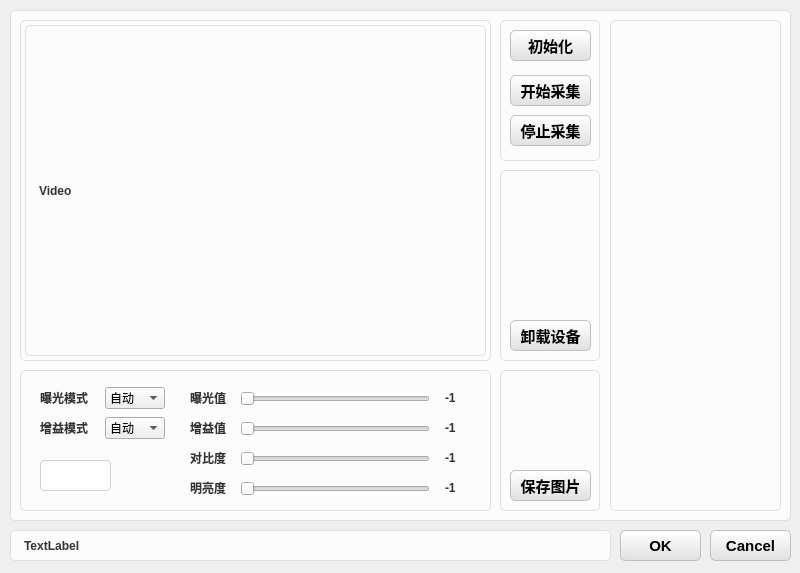
<?xml version="1.0" encoding="UTF-8"?>
<ui version="4.0">
 <class>VisionDialog</class>
 <widget class="QDialog" name="VisionDialog">
  <property name="geometry">
   <rect>
    <x>0</x>
    <y>0</y>
    <width>800</width>
    <height>573</height>
   </rect>
  </property>
  <property name="windowTitle">
   <string>Dialog</string>
  </property>
  <property name="styleSheet">
   <string notr="true">/* ================== QPushButton &amp; QToolButton 开始 ================== */

/* 按钮默认状态 */
QPushButton, QToolButton {
    border: 1px solid #c0c0c0;      
    background: qlineargradient(x1:0, y1:0, x2:0, y2:1, stop:0 #ffffff, stop:1 #e0e0e0);
    border-radius: 5px; 
    outline: none;                  
    padding: 0px;                   
}

/* 按钮鼠标悬停时 */
QPushButton:hover, QToolButton:hover {
    border: 1px solid #a0a0a0;      
    background: qlineargradient(x1:0, y1:0, x2:0, y2:1, stop:0 #ffffff, stop:1 #d0d0d0);
}

/* 按钮鼠标按下时 */
QPushButton:pressed, QToolButton:pressed {
    border: 1px solid #808080;      
    background: qlineargradient(x1:0, y1:0, x2:0, y2:1, stop:0 #d0d0d0, stop:1 #e0e0e0);
}

/* ================== QLineEdit 开始 ================== */

/* 默认状态 */
QLineEdit {
    background-color: #ffffff;
    border: 1px solid #D0D0D0;     
    border-radius: 4px;            
    padding: 2px 2px;              
    color: #222222;                
    min-height: 20px;              
}

/* 获得焦点时 */
QLineEdit:focus {
    border: 1px solid #007AFF;     
    background-color: #E8F4FF;     
}

/* 禁用状态 */
QLineEdit:disabled {
    background-color: #eef1f5;     
    color: #9aa0a6;                
    border: 1px solid #d3d8e0;     
}

/* ================== QTableWidget 开始 ================== */

QTableWidget {
    background-color: #ffffff;
    border: 1px solid #c8cdd6;
    border-radius: 5px;
    gridline-color: #eef1f5;
    selection-background-color: #eef1f5;
    color: #222222;
}

QTableWidget::item {
    padding: 2px 2px;
}

/* 表头样式（补充了右侧分割线） */
QHeaderView::section {
    background-color: #ffffff;
    border: none;
    border-bottom: 1px solid #c8cdd6;
    border-right: 1px solid #eef1f5; /* ⚠️ 新增：给表头加上右侧分割线，区分不同列 */
    padding: 2px 2px;
    color: #222222;
}

/* ================== QGroupBox 开始 ================== */

QGroupBox {
    border: 1px solid #E0E0E0; 
    border-radius: 5px; 
    background-color: #FCFCFC; 
    margin-top: 10px; /* ⚠️ 新增：给标题留出一点顶部空间 */
}

/* 分组框标题（补充了左右内边距） */
QGroupBox::title {
    subcontrol-origin: margin;
    subcontrol-position: top left;
    color: #333333;
    font-weight: bold;
    background-color: #FCFCFC; 
    padding: 0 5px; /* ⚠️ 新增：左右留出 5px 空间，让遮盖边框的效果更自然，文字不贴边 */
}

/* ================== QLabel 开始 ================== */

QLabel {
    color: #333333;           /* 与 QGroupBox::title 保持一致的深灰色 */
    font-weight: bold;        /* 保持相同的加粗效果（如果是普通文本可去掉这行） */
    background-color: #FCFCFC; /* 与分组框背景色一致 */
    border: 1px solid #E0E0E0; /* 相同的边框颜色和粗细 */
    border-radius: 5px;       /* 相同的圆角 */
    padding: 6px 10px;        /* 适当的内边距，让文字不贴边，视觉上更舒适 */
}</string>
  </property>
  <widget class="QPushButton" name="pushButton_Cancel">
   <property name="geometry">
    <rect>
     <x>710</x>
     <y>530</y>
     <width>81</width>
     <height>31</height>
    </rect>
   </property>
   <property name="font">
    <font>
     <pointsize>11</pointsize>
     <weight>75</weight>
     <bold>true</bold>
    </font>
   </property>
   <property name="text">
    <string>Cancel</string>
   </property>
  </widget>
  <widget class="QPushButton" name="pushButton_OK">
   <property name="geometry">
    <rect>
     <x>620</x>
     <y>530</y>
     <width>81</width>
     <height>31</height>
    </rect>
   </property>
   <property name="font">
    <font>
     <pointsize>11</pointsize>
     <weight>75</weight>
     <bold>true</bold>
    </font>
   </property>
   <property name="text">
    <string>OK</string>
   </property>
  </widget>
  <widget class="QGroupBox" name="groupBox">
   <property name="geometry">
    <rect>
     <x>10</x>
     <y>0</y>
     <width>781</width>
     <height>521</height>
    </rect>
   </property>
   <property name="title">
    <string/>
   </property>
   <widget class="QGroupBox" name="groupBox_2">
    <property name="geometry">
     <rect>
      <x>10</x>
      <y>360</y>
      <width>471</width>
      <height>151</height>
     </rect>
    </property>
    <property name="title">
     <string/>
    </property>
    <widget class="QLabel" name="label_ExposureValue">
     <property name="geometry">
      <rect>
       <x>425</x>
       <y>25</y>
       <width>36</width>
       <height>26</height>
      </rect>
     </property>
     <property name="styleSheet">
      <string notr="true">QLabel {
    color: #333333;           /* 与 QGroupBox::title 保持一致的深灰色 */
    font-weight: bold;        /* 保持相同的加粗效果（如果是普通文本可去掉这行） */
    background-color: #FCFCFC; /* 与分组框背景色一致 */
    border: 0px solid #E0E0E0; /* 相同的边框颜色和粗细 */
    border-radius: 5px;       /* 相同的圆角 */
    padding: 0px 0px;        /* 适当的内边距，让文字不贴边，视觉上更舒适 */
}</string>
     </property>
     <property name="text">
      <string>-1</string>
     </property>
    </widget>
    <widget class="QLabel" name="label_ContrastValue">
     <property name="geometry">
      <rect>
       <x>425</x>
       <y>85</y>
       <width>36</width>
       <height>26</height>
      </rect>
     </property>
     <property name="styleSheet">
      <string notr="true">QLabel {
    color: #333333;           /* 与 QGroupBox::title 保持一致的深灰色 */
    font-weight: bold;        /* 保持相同的加粗效果（如果是普通文本可去掉这行） */
    background-color: #FCFCFC; /* 与分组框背景色一致 */
    border: 0px solid #E0E0E0; /* 相同的边框颜色和粗细 */
    border-radius: 5px;       /* 相同的圆角 */
    padding: 0px 0px;        /* 适当的内边距，让文字不贴边，视觉上更舒适 */
}</string>
     </property>
     <property name="text">
      <string>-1</string>
     </property>
    </widget>
    <widget class="QSlider" name="horizontalSlider_2">
     <property name="geometry">
      <rect>
       <x>220</x>
       <y>61</y>
       <width>190</width>
       <height>16</height>
      </rect>
     </property>
     <property name="orientation">
      <enum>Qt::Horizontal</enum>
     </property>
    </widget>
    <widget class="QSlider" name="horizontalSlider_4">
     <property name="geometry">
      <rect>
       <x>220</x>
       <y>121</y>
       <width>190</width>
       <height>16</height>
      </rect>
     </property>
     <property name="orientation">
      <enum>Qt::Horizontal</enum>
     </property>
    </widget>
    <widget class="QLabel" name="label_GainValue">
     <property name="geometry">
      <rect>
       <x>425</x>
       <y>55</y>
       <width>36</width>
       <height>26</height>
      </rect>
     </property>
     <property name="styleSheet">
      <string notr="true">QLabel {
    color: #333333;           /* 与 QGroupBox::title 保持一致的深灰色 */
    font-weight: bold;        /* 保持相同的加粗效果（如果是普通文本可去掉这行） */
    background-color: #FCFCFC; /* 与分组框背景色一致 */
    border: 0px solid #E0E0E0; /* 相同的边框颜色和粗细 */
    border-radius: 5px;       /* 相同的圆角 */
    padding: 0px 0px;        /* 适当的内边距，让文字不贴边，视觉上更舒适 */
}</string>
     </property>
     <property name="text">
      <string>-1</string>
     </property>
    </widget>
    <widget class="QSlider" name="horizontalSlider_3">
     <property name="geometry">
      <rect>
       <x>220</x>
       <y>91</y>
       <width>190</width>
       <height>16</height>
      </rect>
     </property>
     <property name="orientation">
      <enum>Qt::Horizontal</enum>
     </property>
    </widget>
    <widget class="QLabel" name="label_BrightnessValue">
     <property name="geometry">
      <rect>
       <x>425</x>
       <y>115</y>
       <width>36</width>
       <height>26</height>
      </rect>
     </property>
     <property name="styleSheet">
      <string notr="true">QLabel {
    color: #333333;           /* 与 QGroupBox::title 保持一致的深灰色 */
    font-weight: bold;        /* 保持相同的加粗效果（如果是普通文本可去掉这行） */
    background-color: #FCFCFC; /* 与分组框背景色一致 */
    border: 0px solid #E0E0E0; /* 相同的边框颜色和粗细 */
    border-radius: 5px;       /* 相同的圆角 */
    padding: 0px 0px;        /* 适当的内边距，让文字不贴边，视觉上更舒适 */
}</string>
     </property>
     <property name="text">
      <string>-1</string>
     </property>
    </widget>
    <widget class="QComboBox" name="comboBox">
     <property name="geometry">
      <rect>
       <x>85</x>
       <y>27</y>
       <width>60</width>
       <height>22</height>
      </rect>
     </property>
     <item>
      <property name="text">
       <string>自动</string>
      </property>
     </item>
     <item>
      <property name="text">
       <string>手动</string>
      </property>
     </item>
    </widget>
    <widget class="QSlider" name="horizontalSlider">
     <property name="geometry">
      <rect>
       <x>220</x>
       <y>31</y>
       <width>190</width>
       <height>16</height>
      </rect>
     </property>
     <property name="orientation">
      <enum>Qt::Horizontal</enum>
     </property>
    </widget>
    <widget class="QLabel" name="label_Brightness">
     <property name="geometry">
      <rect>
       <x>170</x>
       <y>115</y>
       <width>51</width>
       <height>26</height>
      </rect>
     </property>
     <property name="styleSheet">
      <string notr="true">QLabel {
    color: #333333;           /* 与 QGroupBox::title 保持一致的深灰色 */
    font-weight: bold;        /* 保持相同的加粗效果（如果是普通文本可去掉这行） */
    background-color: #FCFCFC; /* 与分组框背景色一致 */
    border: 0px solid #E0E0E0; /* 相同的边框颜色和粗细 */
    border-radius: 5px;       /* 相同的圆角 */
    padding: 0px 0px;        /* 适当的内边距，让文字不贴边，视觉上更舒适 */
}</string>
     </property>
     <property name="text">
      <string>明亮度</string>
     </property>
    </widget>
    <widget class="QLabel" name="label_Exposure_2">
     <property name="geometry">
      <rect>
       <x>20</x>
       <y>25</y>
       <width>55</width>
       <height>26</height>
      </rect>
     </property>
     <property name="styleSheet">
      <string notr="true">QLabel {
    color: #333333;           /* 与 QGroupBox::title 保持一致的深灰色 */
    font-weight: bold;        /* 保持相同的加粗效果（如果是普通文本可去掉这行） */
    background-color: #FCFCFC; /* 与分组框背景色一致 */
    border: 0px solid #E0E0E0; /* 相同的边框颜色和粗细 */
    border-radius: 5px;       /* 相同的圆角 */
    padding: 0px 0px;        /* 适当的内边距，让文字不贴边，视觉上更舒适 */
}</string>
     </property>
     <property name="text">
      <string>曝光模式</string>
     </property>
    </widget>
    <widget class="QLabel" name="label_Exposure">
     <property name="geometry">
      <rect>
       <x>170</x>
       <y>25</y>
       <width>51</width>
       <height>26</height>
      </rect>
     </property>
     <property name="styleSheet">
      <string notr="true">QLabel {
    color: #333333;           /* 与 QGroupBox::title 保持一致的深灰色 */
    font-weight: bold;        /* 保持相同的加粗效果（如果是普通文本可去掉这行） */
    background-color: #FCFCFC; /* 与分组框背景色一致 */
    border: 0px solid #E0E0E0; /* 相同的边框颜色和粗细 */
    border-radius: 5px;       /* 相同的圆角 */
    padding: 0px 0px;        /* 适当的内边距，让文字不贴边，视觉上更舒适 */
}</string>
     </property>
     <property name="text">
      <string>曝光值</string>
     </property>
    </widget>
    <widget class="QLabel" name="label_Gain_2">
     <property name="geometry">
      <rect>
       <x>20</x>
       <y>55</y>
       <width>55</width>
       <height>26</height>
      </rect>
     </property>
     <property name="styleSheet">
      <string notr="true">QLabel {
    color: #333333;           /* 与 QGroupBox::title 保持一致的深灰色 */
    font-weight: bold;        /* 保持相同的加粗效果（如果是普通文本可去掉这行） */
    background-color: #FCFCFC; /* 与分组框背景色一致 */
    border: 0px solid #E0E0E0; /* 相同的边框颜色和粗细 */
    border-radius: 5px;       /* 相同的圆角 */
    padding: 0px 0px;        /* 适当的内边距，让文字不贴边，视觉上更舒适 */
}</string>
     </property>
     <property name="text">
      <string>增益模式</string>
     </property>
    </widget>
    <widget class="QComboBox" name="comboBox_2">
     <property name="geometry">
      <rect>
       <x>85</x>
       <y>57</y>
       <width>60</width>
       <height>22</height>
      </rect>
     </property>
     <item>
      <property name="text">
       <string>自动</string>
      </property>
     </item>
     <item>
      <property name="text">
       <string>手动</string>
      </property>
     </item>
    </widget>
    <widget class="QLabel" name="label_Contrast">
     <property name="geometry">
      <rect>
       <x>170</x>
       <y>85</y>
       <width>51</width>
       <height>26</height>
      </rect>
     </property>
     <property name="styleSheet">
      <string notr="true">QLabel {
    color: #333333;           /* 与 QGroupBox::title 保持一致的深灰色 */
    font-weight: bold;        /* 保持相同的加粗效果（如果是普通文本可去掉这行） */
    background-color: #FCFCFC; /* 与分组框背景色一致 */
    border: 0px solid #E0E0E0; /* 相同的边框颜色和粗细 */
    border-radius: 5px;       /* 相同的圆角 */
    padding: 0px 0px;        /* 适当的内边距，让文字不贴边，视觉上更舒适 */
}</string>
     </property>
     <property name="text">
      <string>对比度</string>
     </property>
    </widget>
    <widget class="QLabel" name="label_Gain">
     <property name="geometry">
      <rect>
       <x>170</x>
       <y>55</y>
       <width>51</width>
       <height>26</height>
      </rect>
     </property>
     <property name="styleSheet">
      <string notr="true">QLabel {
    color: #333333;           /* 与 QGroupBox::title 保持一致的深灰色 */
    font-weight: bold;        /* 保持相同的加粗效果（如果是普通文本可去掉这行） */
    background-color: #FCFCFC; /* 与分组框背景色一致 */
    border: 0px solid #E0E0E0; /* 相同的边框颜色和粗细 */
    border-radius: 5px;       /* 相同的圆角 */
    padding: 0px 0px;        /* 适当的内边距，让文字不贴边，视觉上更舒适 */
}</string>
     </property>
     <property name="text">
      <string>增益值</string>
     </property>
    </widget>
    <widget class="QLineEdit" name="lineEdit">
     <property name="geometry">
      <rect>
       <x>20</x>
       <y>100</y>
       <width>71</width>
       <height>31</height>
      </rect>
     </property>
    </widget>
   </widget>
   <widget class="QGroupBox" name="groupBox_3">
    <property name="geometry">
     <rect>
      <x>10</x>
      <y>10</y>
      <width>471</width>
      <height>351</height>
     </rect>
    </property>
    <property name="title">
     <string/>
    </property>
    <widget class="QLabel" name="label_Video">
     <property name="geometry">
      <rect>
       <x>5</x>
       <y>15</y>
       <width>461</width>
       <height>331</height>
      </rect>
     </property>
     <property name="text">
      <string>Video</string>
     </property>
    </widget>
   </widget>
   <widget class="QGroupBox" name="groupBox_4">
    <property name="geometry">
     <rect>
      <x>490</x>
      <y>10</y>
      <width>100</width>
      <height>151</height>
     </rect>
    </property>
    <property name="title">
     <string/>
    </property>
    <widget class="QPushButton" name="pushButton_Stop">
     <property name="geometry">
      <rect>
       <x>10</x>
       <y>105</y>
       <width>81</width>
       <height>31</height>
      </rect>
     </property>
     <property name="font">
      <font>
       <pointsize>11</pointsize>
       <weight>75</weight>
       <bold>true</bold>
      </font>
     </property>
     <property name="text">
      <string>停止采集</string>
     </property>
    </widget>
    <widget class="QPushButton" name="pushButton_Start">
     <property name="geometry">
      <rect>
       <x>10</x>
       <y>65</y>
       <width>81</width>
       <height>31</height>
      </rect>
     </property>
     <property name="font">
      <font>
       <pointsize>11</pointsize>
       <weight>75</weight>
       <bold>true</bold>
      </font>
     </property>
     <property name="text">
      <string>开始采集</string>
     </property>
    </widget>
    <widget class="QPushButton" name="pushButton_Init">
     <property name="geometry">
      <rect>
       <x>10</x>
       <y>20</y>
       <width>81</width>
       <height>31</height>
      </rect>
     </property>
     <property name="font">
      <font>
       <pointsize>11</pointsize>
       <weight>75</weight>
       <bold>true</bold>
      </font>
     </property>
     <property name="text">
      <string>初始化</string>
     </property>
    </widget>
   </widget>
   <widget class="QGroupBox" name="groupBox_5">
    <property name="geometry">
     <rect>
      <x>600</x>
      <y>10</y>
      <width>171</width>
      <height>501</height>
     </rect>
    </property>
    <property name="title">
     <string/>
    </property>
   </widget>
   <widget class="QGroupBox" name="groupBox_6">
    <property name="geometry">
     <rect>
      <x>490</x>
      <y>160</y>
      <width>100</width>
      <height>201</height>
     </rect>
    </property>
    <property name="title">
     <string/>
    </property>
    <widget class="QPushButton" name="pushButton_Uninit">
     <property name="geometry">
      <rect>
       <x>10</x>
       <y>160</y>
       <width>81</width>
       <height>31</height>
      </rect>
     </property>
     <property name="font">
      <font>
       <pointsize>11</pointsize>
       <weight>75</weight>
       <bold>true</bold>
      </font>
     </property>
     <property name="text">
      <string>卸载设备</string>
     </property>
    </widget>
   </widget>
   <widget class="QGroupBox" name="groupBox_7">
    <property name="geometry">
     <rect>
      <x>490</x>
      <y>360</y>
      <width>100</width>
      <height>151</height>
     </rect>
    </property>
    <property name="title">
     <string/>
    </property>
    <widget class="QPushButton" name="pushButton_Uninit_3">
     <property name="geometry">
      <rect>
       <x>10</x>
       <y>110</y>
       <width>81</width>
       <height>31</height>
      </rect>
     </property>
     <property name="font">
      <font>
       <pointsize>11</pointsize>
       <weight>75</weight>
       <bold>true</bold>
      </font>
     </property>
     <property name="text">
      <string>保存图片</string>
     </property>
    </widget>
   </widget>
  </widget>
  <widget class="QLabel" name="label">
   <property name="geometry">
    <rect>
     <x>10</x>
     <y>530</y>
     <width>601</width>
     <height>31</height>
    </rect>
   </property>
   <property name="text">
    <string>TextLabel</string>
   </property>
  </widget>
 </widget>
 <resources/>
 <connections/>
</ui>
